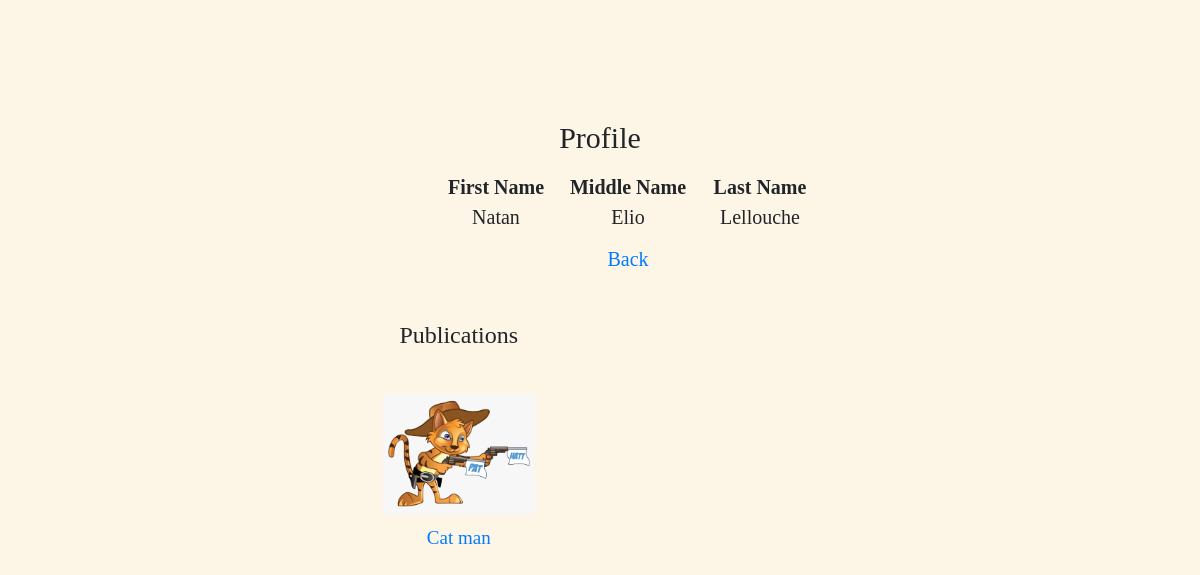
The page /Profile/display/9 on the database its author committed.
### tables this page shows
CREATE TABLE `profile` (
  `profile_id` int(11) NOT NULL,
  `user_id` int(11) NOT NULL,
  `first_name` varchar(50) NOT NULL,
  `middle_name` varchar(50) NOT NULL,
  `last_name` varchar(50) NOT NULL
);

CREATE TABLE `publication` (
  `publication_id` int(11) NOT NULL,
  `profile_id` int(11) NOT NULL,
  `picture` varchar(20) NOT NULL,
  `caption` text NOT NULL,
  `date_time` datetime NOT NULL
);

### assignment2/core/Controller.php (called while the page is built, shortened)
<?php
class Controller{
	protected function view($name, $data = []){
		include('assignment2\\views\\' . $name .'.php');
	}
}

### assignment2/controllers/Profile.php (called while the page is built, shortened)
<?php
class Profile extends \assignment2\core\Controller{
	public function display($profile_id){
		$profile = new \assignment2\models\Profile();
		$profile = $profile->get($profile_id);
		$publication = new \assignment2\models\publication();
		$publications = $publication->getAllProfile($profile_id);
		$this->view('Profile/display', ['profile'=>$profile, 'publication'=>$publications]);
	}
}

### assignment2/core/App.php (called while the page is built, shortened)
<?php
class App{
	private $method = 'index';
	public function __construct(){
		$url = self::parseUrl();
		if(isset($url[0]))
		{
				unset($url[0]);
		}
		$this->controller = new $this->controller;
		if(isset($url[1]))
		{
			if(method_exists($this->controller, $url[1]))
			{
				$this->method = $url[1];
			}
			unset($url[1]);
		}
		$params = $url ? array_values($url) : [];
		call_user_func_array([ $this->controller, $this->method ], $params);
	}
	public static function parseUrl(){
		if(isset($_GET['url']))
		{
			return explode('/',
					filter_var(
							rtrim($_GET['url'], '/')), FILTER_SANITIZE_URL);
		}
	}
}

### index.php (called while the page is built, shortened)
<?php
	new \assignment2\core\App();

### assignment2/models/Profile.php (called while the page is built, shortened)
<?php
class Profile extends \assignment2\core\Models{
	public function get($profile_id){
		$SQL = "SELECT * FROM profile WHERE profile_id=:profile_id";
		$STMT = self::$_connection->prepare($SQL);
		$STMT->execute(['profile_id'=>$profile_id]);
		$STMT->setFetchMode(\PDO::FETCH_CLASS, "assignment2\\models\\Profile");
		return $STMT->fetch();
	}
}

### assignment2/core/Models.php (called while the page is built, shortened)
<?php
class Models{
	public function __construct(){
		$username = 'root';
		$password = '';
		$server = 'localhost';
		$dbname = 'instashare';
	}
}

### assignment2/models/Publication.php (called while the page is built, shortened)
<?php
class Publication extends \assignment2\core\Models{
	public function getAllProfile($profile_id){
		$SQL = "SELECT * FROM publication WHERE profile_id = :profile_id";
		$STMT = self::$_connection->prepare($SQL);
		$STMT->execute(['profile_id'=>$profile_id]);
		$STMT->setFetchMode(\PDO::FETCH_CLASS, "assignment2\\models\\Publication");
		return $STMT->fetchAll();
	}
}

### assignment2/views/Profile/display.php (the view, shortened to what this page needs)
<!doctype html>
<html lang="en">
	<head>
		<link rel="stylesheet" href="https://stackpath.bootstrapcdn.com/bootstrap/4.4.1/css/
		bootstrap.min.css" integrity="sha384-Vkoo8×4CGsO3+Hhxv8T/
		Q5PaXtkKtu6ug5TOeNV6gBiFeWPGFN9MuhOf23Q9Ifjh">
	</head>
	<body>
		<h1>Profile</h1>
			<dl>
				<div class="fn">
				<dt>First Name</dt>
				<dd><?= $data['profile']->first_name ?></dd>
				</div>
				<div class="mn">
				<dt>Middle Name</dt>
				<dd><?= $data['profile']->middle_name ?></dd>
				</div>
				<div class="ln">
				<dt>Last Name</dt>
				<dd><?= $data['profile']->last_name ?></dd>
				</div>
			</dl>
		<table id="table">
				<tr><th colspan="3">Publications</th></tr>
				<?php
				$counter = 0;
					foreach($data['publication'] as $item)
					{
						$counter++;
						$check = $counter%4;
						if($check != 0){
						echo 	"
							<td>
								<br><img src='/images/$item->picture'/>	<br>
								<a id='caption' href='/Publication/details/$item->publication_id'>$item->caption</a>
								</td>
								";
					}
				}
				?>
			</table>
		<a id="backBtn" href='/Publication/index'>Back</a>
	</body>
</html>
</html>

### assignment2/views/Profile/display.php (style rules this page uses)
body { background-color:#FDF5E6; }
h1 { font-size: 30px; font-family: "Times New Roman", Times, serif; position: absolute; text-align: center; top: 15%; width: 100%; }
img { vertical-align: top; display: inline-block; text-align: center; max-width:200px; max-height:140px; padding: 10px; }
table { font-family: "Times New Roman", Times, serif; position: absolute; text-align: center; font-size: 19px; margin-top: 25%; margin-left: 31%; }
th { font-size: 24px; font-weight: normal; font-family: "Times New Roman", Times, serif; }
#backBtn { font-family: "Times New Roman", Times, serif; margin-left: 44%; position: absolute; margin-top: 19%; width: 200px; font-size: 20px; text-align: center; }
.fn { font-family: "Times New Roman", Times, serif; margin-left: 33%; position: absolute; margin-top: 13%; width: 200px; font-size: 20px; text-align: center; }
.mn { font-family: "Times New Roman", Times, serif; margin-left: 44%; position: absolute; margin-top: 13%; width: 200px; font-size: 20px; text-align: center; }
.ln { font-family: "Times New Roman", Times, serif; margin-left: 55%; position: absolute; margin-top: 13%; width: 200px; font-size: 20px; text-align: center; }

### rows shown on the page
profile: first_name "Natan", middle_name "Elio", last_name "Lellouche"
publication: picture (picture), caption "Cat man"
